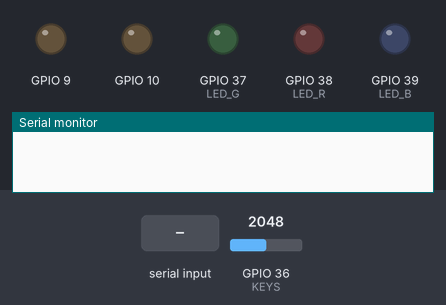
The sketch below on a simulated ESP32. Parts: output pins drawn as LEDs (lit = HIGH), the last lines printed to the serial monitor. The inputs (shaded band) are chosen by the test bench; at power-on: GPIO 36 (KEYS) = 2048.

Above: at 1.2 s.
1.3 s: "R90\n" received over Serial
At 1.8 s:
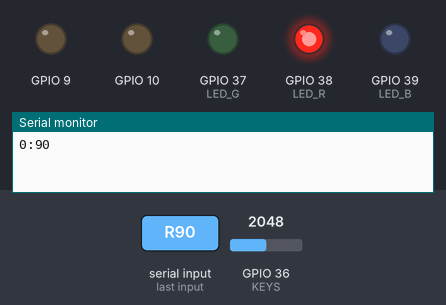
2.8 s: GPIO 36 (KEYS) set to 835
4.3 s: GPIO 36 (KEYS) set to 718
At 5.5 s:
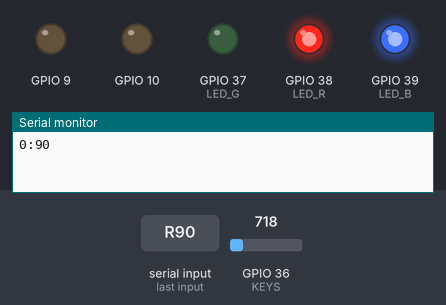
5.8 s: "G90\n" received over Serial
At 6.5 s:
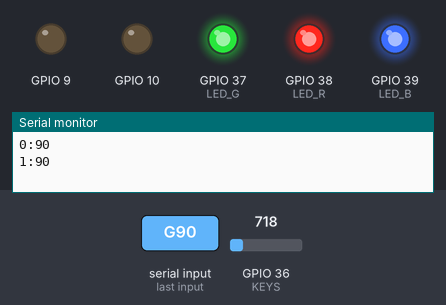
Timing chart, 0 to 8.3 s (numbered marks = the images above; inputs shaded):
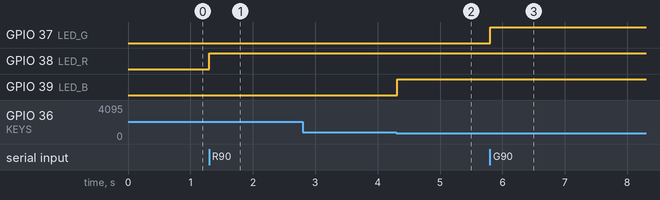

Measured:
- the behaviour switches between 779 and 778 on GPIO 36 (KEYS) (found by bisection; images 1 and 2)
- after the input at 1.3 s, GPIO 38 (LED_R): LOW → HIGH at once
- after the input at 2.8 s, every drawn part: stays the same
- after the input at 4.3 s, GPIO 39 (LED_B): LOW → HIGH at once
- after the input at 5.8 s, GPIO 37 (LED_G): LOW → HIGH at once

The sketch:

PWM-Test-1.ino
```cpp
#include <TimerOne.h>

#define  LED_B  A3
#define  LED_R  A2
#define  LED_G  A1

#define  IDX_R  0
#define  IDX_G  1
#define  IDX_B  2

#define  POTI   A4
#define  KEYS   A0

#define KEY_NO  0
#define KEY_S1  1
#define KEY_S2  2
#define KEY_S3  3

#define KEY_S1_VAL  0
#define KEY_S2_VAL  361
#define KEY_S3_VAL  536
#define KEY_NO_VAL  1023

#define KEY_S1_MAX  ((KEY_S1_VAL+KEY_S2_VAL)>>1)
#define KEY_S2_MAX  ((KEY_S2_VAL+KEY_S3_VAL)>>1)
#define KEY_S3_MAX  ((KEY_S3_VAL+KEY_NO_VAL)>>1)

#define S_START  1
#define S_VALUE  2
#define S_READY  3

uint8_t pwm[3];


uint8_t  keypressed ()
{
  static uint8_t ispressed = 0;
  uint16_t a = analogRead(KEYS);

  if ( a > KEY_S3_MAX ) {
    ispressed = 0;
    return KEY_NO;
  }

  if ( !ispressed ) {
    ispressed = 1;
    delay (10);
    if ( a < KEY_S1_MAX ) return KEY_S1;
    if ( a < KEY_S2_MAX ) return KEY_S2;
    if ( a < KEY_S3_MAX ) return KEY_S3;
  }
  return KEY_NO;
}

void setup()
{
  digitalWrite(LED_R,LOW);
  pinMode(LED_R, OUTPUT);
  digitalWrite(LED_G,LOW);
  pinMode(LED_G, OUTPUT);
  digitalWrite(LED_B,LOW);
  pinMode(LED_B, OUTPUT);

  Serial.begin(9600);

  pwm[IDX_R] = 0;
  pwm[IDX_G] = 0;
  pwm[IDX_B] = 0;

  Timer1.initialize(100);
  Timer1.disablePwm(9);
  Timer1.disablePwm(10);
  Timer1.attachInterrupt ( count );
}

uint8_t pwm_count;

void count ( void )
{
  if (++pwm_count > 15) pwm_count = 1;
  if ( pwm[IDX_R] >= pwm_count ) digitalWrite ( LED_R, HIGH ); else digitalWrite ( LED_R, LOW );
  if ( pwm[IDX_G] >= pwm_count ) digitalWrite ( LED_G, HIGH ); else digitalWrite ( LED_G, LOW );
  if ( pwm[IDX_B] >= pwm_count ) digitalWrite ( LED_B, HIGH ); else digitalWrite ( LED_B, LOW );
}

void loop ()
{
  switch ( keypressed() ){
    case KEY_S1: if (pwm[IDX_R]) pwm[IDX_R] =  0; else pwm[IDX_R] =  15; break;
    case KEY_S2: if (pwm[IDX_G]) pwm[IDX_G] =  0; else pwm[IDX_G] =  15; break;
    case KEY_S3: if (pwm[IDX_B]) pwm[IDX_B] =  0; else pwm[IDX_B] =  15; break;
  }

  static int val = 0;
  static char state = S_START;
  static char channel;

  if ( Serial.available() ) {
    char c = Serial.read();
    switch ( state ) {
      case S_START:
        val = 0;
        switch ( c ) {
          case 'R': channel = IDX_R; state = S_VALUE; break;
          case 'G': channel = IDX_G; state = S_VALUE; break;
          case 'B': channel = IDX_B; state = S_VALUE; break;
        }
        break;

      case S_VALUE:
        if ( c == 0x0d || c == 0x0a || c == '#' ) {
          state = S_READY;
        } else {
          if ( isdigit(c) )
            val = val * 10 + (c-'0');
        }
        break;
      default:
        state = S_READY;
    }
  } // Serial.available

  if ( state == S_READY ) {
    pwm[channel] = val;
    state = S_START;
    Serial.printf ( "%d:%d\n", channel, val );
  }
}
```
